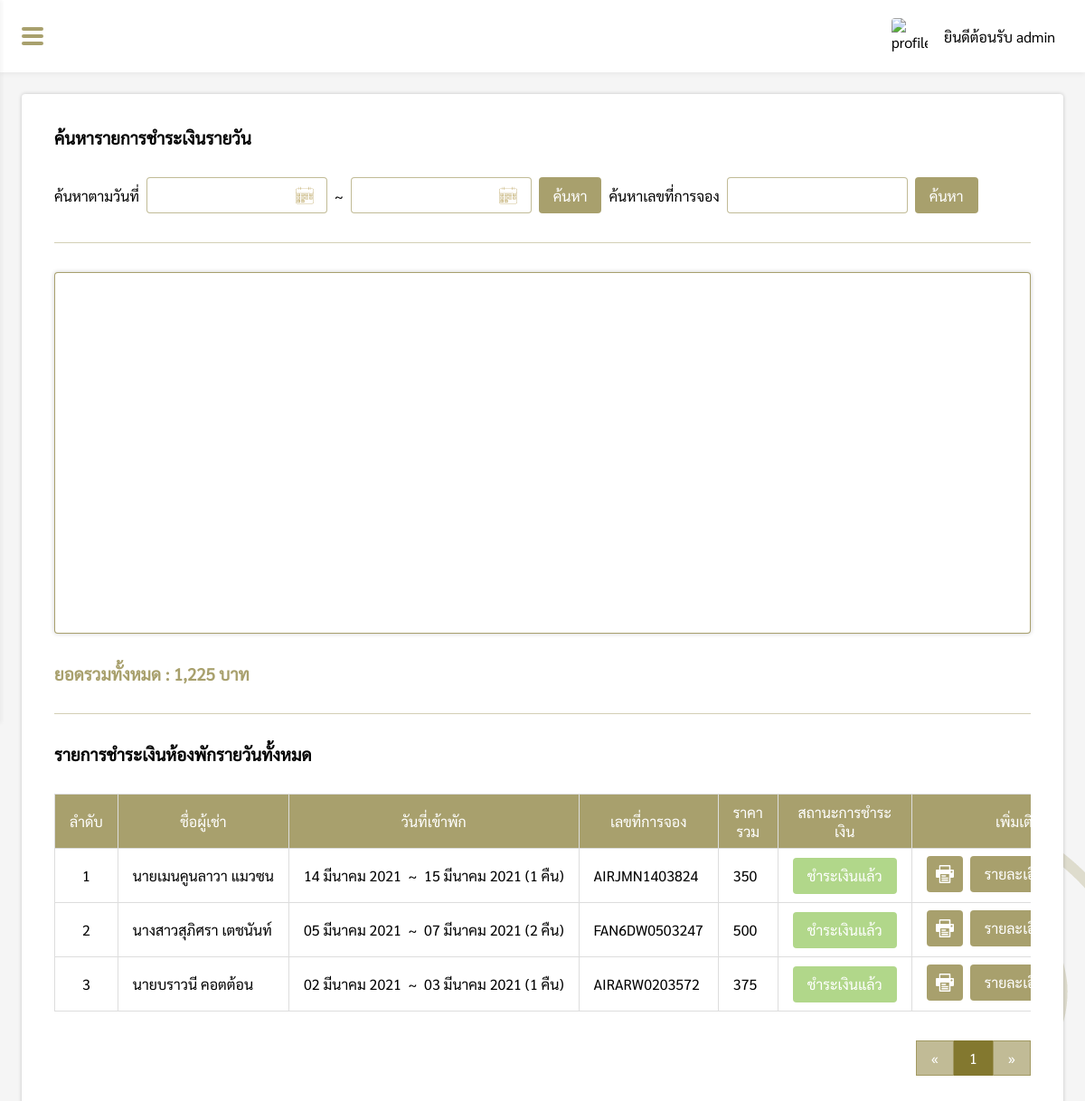
The app's page /pages/manage/dailyCost/index.php (signed in), older data.
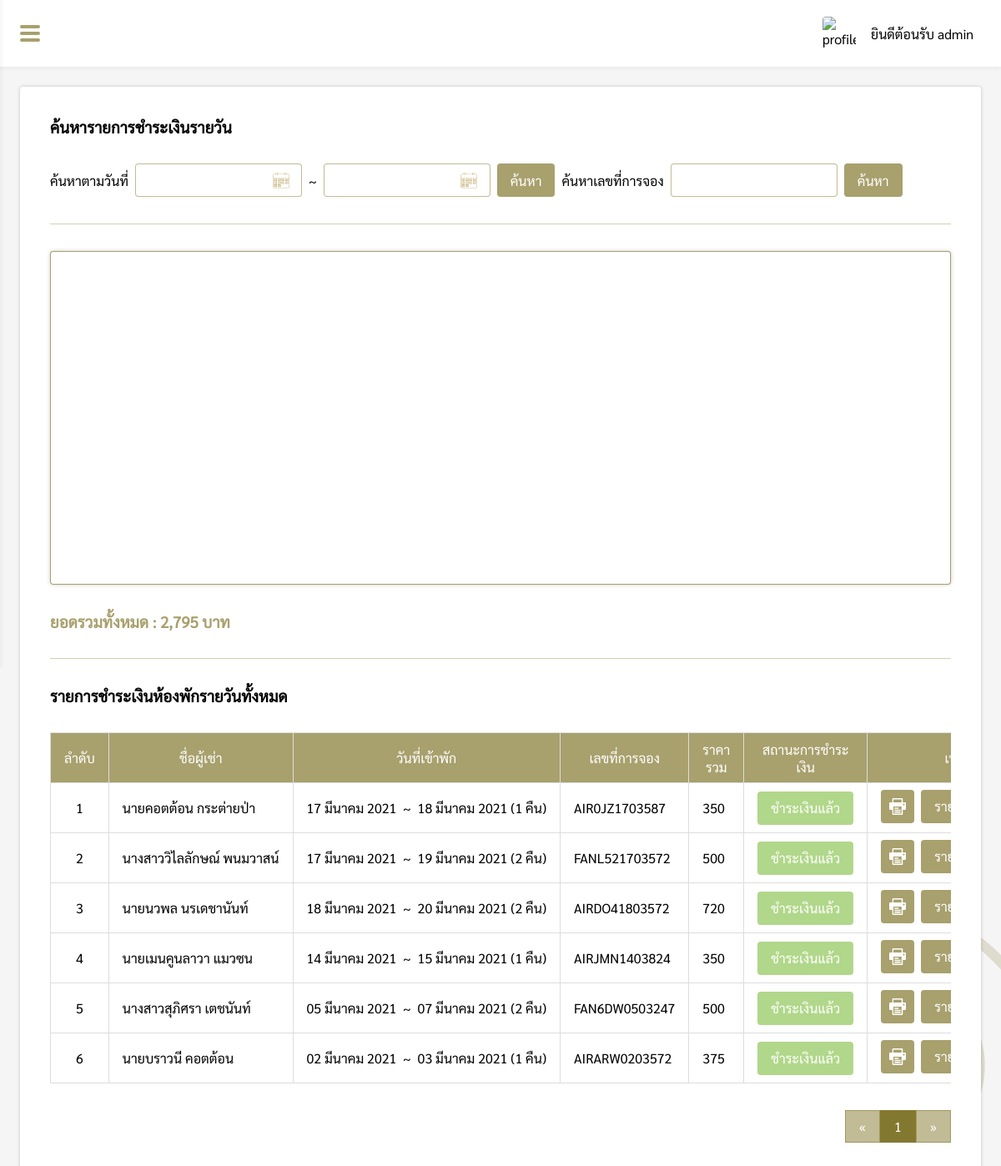
The same page, newer data.
### tables this page shows
CREATE TABLE `dailycost` (
  `dailycost_id` int(11) NOT NULL,
  `code` varchar(13) NOT NULL,
  `damages` float(11,2) DEFAULT NULL,
  `total_allprice` float(11,2) NOT NULL,
  `pay_status` varchar(20) NOT NULL,
  `pay_img` varchar(100) DEFAULT NULL,
  `payafter_d_img` varchar(100) DEFAULT NULL
);

CREATE TABLE `daily` (
  `daily_id` int(11) NOT NULL,
  `name_title` varchar(10) NOT NULL,
  `firstname` varchar(50) NOT NULL,
  `lastname` varchar(50) NOT NULL,
  `id_card` varchar(13) NOT NULL,
  `email` varchar(100) NOT NULL,
  `tel` varchar(10) NOT NULL,
  `code` varchar(13) NOT NULL,
  `check_in` varchar(20) NOT NULL,
  `check_out` varchar(20) NOT NULL,
  `night` int(11) NOT NULL,
  `people` int(11) NOT NULL,
  `air_room` int(11) NOT NULL,
  `fan_room` int(11) NOT NULL,
  `daily_status` varchar(20) NOT NULL,
  `air_price` float(11,2) NOT NULL,
  `fan_price` float(11,2) NOT NULL,
  `total_price` float(11,2) NOT NULL,
  `payment_price` float(11,2) NOT NULL,
  `deposit_date` varchar(20) DEFAULT NULL,
  `payment_img` varchar(100) DEFAULT NULL,
  `warning_date` varchar(20) DEFAULT NULL,
  `room_select` varchar(100) DEFAULT NULL
);

### pages/connection.php (called while the page is built, shortened)
<?php
$conn = mysqli_connect("localhost", "root", "", "Pingfah") or die("Error: " . mysqli_error($conn));
mysqli_query($conn, "SET NAMES 'utf8' ");
$sql = "SELECT * FROM daily";
$result = $conn->query($sql);

### pages/manage/dailyCost/index.php (the view, shortened to what this page needs)
<?php
if($_SESSION['level'] == 'admin' || $_SESSION['level'] == 'employee'){
    include("../../connection.php");
    $check_in = @$_REQUEST['check_in'];
    $check_out = @$_REQUEST['check_out'];
    $code = @$_REQUEST['code'];
    function DateThai($strDate)
    {
        $strYear = date("Y",strtotime($strDate));
        $strMonth= date("n",strtotime($strDate));
        $strDay= date("d",strtotime($strDate));
        $strMonthCut = Array("","มกราคม", "กุมภาพันธ์", "มีนาคม","เมษายน", "พฤษภาคม", "มิถุนายน", "กรกฎาคม","สิงหาคม", "กันยายน", "ตุลาคม", "พฤศจิกายน", "ธันวาคม");
        $strMonthThai=$strMonthCut[$strMonth];
        return "$strDay $strMonthThai $strYear";
    }
    if($check_in != "" && $check_out != ""){
        $query = "SELECT * FROM (SELECT b.check_in ,SUM(a.total_allprice) as daily_price FROM dailycost a INNER JOIN daily b ON a.dailycost_id = b.daily_id WHERE ((check_in BETWEEN '$check_in' AND '$check_out') OR (check_out BETWEEN '$check_in' AND '$check_out') OR ('$check_in' BETWEEN check_in AND check_out) OR ('$check_out' BETWEEN check_in AND check_out )) GROUP BY b.check_in ORDER BY b.check_in DESC LIMIT 5) sub ORDER BY check_in ASC";
    }else{
        $query = "SELECT * FROM (SELECT b.check_in ,SUM(a.total_allprice) as daily_price FROM dailycost a INNER JOIN daily b ON a.dailycost_id = b.daily_id GROUP BY b.check_in ORDER BY b.check_in DESC LIMIT 5) sub ORDER BY check_in ASC";
    }
    $query_result = mysqli_query($conn, $query);
    $datax = array();
    foreach ($query_result as $k) {
        $datax[] = "['".DateThai($k['check_in'])."'".", ".$k['daily_price']."]";
    }
    $datax = implode(",", $datax);
?>
<!DOCTYPE html>
<html lang="en">
<head>
    <link rel="stylesheet" href="../../../css/dailyCost.css">
    <link rel="stylesheet" href="../../../css/my-style.css">
    <link rel="stylesheet" href="../../../css/navbar.css">
</head>
<body>
    <?php include("../../../components/sidebar.php"); ?>
    <div class="box">
        <div id="box-padding" style="padding:24px;">
            <div class="dailycost-box">
                <h3>ค้นหารายการชำระเงินรายวัน</h3>
                <div class="search">
                    <label class="search-topic" style="padding:10px 8px 0 0;">ค้นหาตามวันที่</label>
                    <div class="from-box" style="position:relative;">
                        <input type="text" class="roundtrip-input" id="check_in"
                            value="<?php if(isset($check_in)){ echo DateThai($check_in); } ?>">
                    </div>
                    <label class="to-text" style="padding:10px 8px 0 8px;">~</label>
                    <div class="to-box" style="position:relative;">
                        <input type="text" class="roundtrip-input" id="check_out"
                            value="<?php if(isset($check_out)){ echo DateThai($check_out); } ?>">
                    </div>
                    <button class="search-btn" type="button" id="searchDate">ค้นหา</button>
                    <label class="searchcode-topic" style="padding:10px 8px 0 0;">ค้นหาเลขที่การจอง</label>
                    <div class="searchcode-box" >
                        <input type="text" id="code" value="<?php echo $code?>">
                    </div>
                    <button class="searchcode-btn" type="button" id="searchCode">ค้นหา</button>
                </div>
                <div class="hr"></div>
                <div class="card">
                    <?php
                    if(strlen($datax) != 0){
                    ?>
                    <div id="curve_chart" class="chart"></div>
                    <?php
                    }else{
                        echo "<p style='margin:auto;'>ไม่มีข้อมูล</p>";
                    }
                    ?>
                </div>
                <div style="padding-top:32px;">
                    <?php
                    if(isset($check_in) && isset($check_out)){
                        $search_totalprice = mysqli_query($conn, "SELECT SUM(a.total_allprice) as allprice FROM dailycost a INNER JOIN daily b ON a.dailycost_id = b.daily_id WHERE ((check_in BETWEEN '$check_in' AND '$check_out') OR (check_out BETWEEN '$check_in' AND '$check_out') OR ('$check_in' BETWEEN check_in AND check_out) OR ('$check_out' BETWEEN check_in AND check_out ))");
                    }else{
                        $search_totalprice = mysqli_query($conn, "SELECT SUM(total_allprice) as allprice FROM dailycost");
                    }
                    $result_totalprice = mysqli_fetch_assoc($search_totalprice);
                    ?>
                    <h3 style="color: rgb(131, 120, 47, 0.7);">ยอดรวมทั้งหมด : <?php echo number_format($result_totalprice["allprice"]); ?> บาท</h3>
                </div>
                <div class="hr"></div>
                <?php
                $perpage = 10;
                if(isset($_GET['page'])){
                    $page = $_GET['page'];
                }else{
                    $page = 1;
                }
                $start = ($page - 1) * $perpage;
                $num = $start + 1;
                if(isset($check_in) && isset($check_out)){
                    $sql = "SELECT a.*, b.* FROM dailycost a INNER JOIN daily b ON a.dailycost_id = b.daily_id WHERE (check_in BETWEEN '$check_in' AND '$check_out') OR (check_out BETWEEN '$check_in' AND '$check_out') OR ('$check_in' BETWEEN check_in AND check_out) OR ('$check_out' BETWEEN check_in AND check_out ) ORDER BY dailycost_id DESC LIMIT {$start} , {$perpage}";
                }else if(isset($code)){
                    $sql = "SELECT a.*, b.* FROM dailycost a INNER JOIN daily b ON a.dailycost_id = b.daily_id WHERE a.code = '$code' ORDER BY dailycost_id DESC";
                }else{
                    $sql = "SELECT a.*, b.* FROM dailycost a INNER JOIN daily b ON a.dailycost_id = b.daily_id ORDER BY dailycost_id DESC LIMIT {$start} , {$perpage}";
                }
                $result = $conn->query($sql);
                if(isset($code)){
                    echo "<h3>ผลลัพธ์การค้นหา : $code</h3>";
                }else{
                    echo "<h3>รายการชำระเงินห้องพักรายวันทั้งหมด</h3>";
                }
                if ($result->num_rows > 0) {
                ?>
                <div style="overflow-x: auto;overflow-y: hidden;">
                    <table>
                        <tr>
                            <th>ลำดับ</th>
                            <th>ชื่อผู้เช่า</th>
                            <th>วันที่เข้าพัก</th>
                            <th>เลขที่การจอง</th>
                            <th>ราคารวม</th>
                            <th>สถานะการชำระเงิน</th>
                            <th>เพิ่มเติม</th>
                        </tr>
                        <?php
                            while($row = $result->fetch_assoc()) {
                            $calculate = strtotime($row["check_out"]) - strtotime($row["check_in"]);
                            $night = floor($calculate / 86400);
                        ?>
                        <tr>
                            <td><?php echo $num; ?></td>
                            <td><?php echo $row["name_title"].$row['firstname'] ." " .$row['lastname']; ?></td>
                            <td><?php echo DateThai($row['check_in']) ."&nbsp; ~ &nbsp;" .DateThai($row['check_out'])." (".$night." คืน)"; ?>
                            </td>
                            <td><?php echo $row['code']; ?></td>
                            <td><?php echo number_format($row['total_allprice']); ?></td>
                            <td><button class="status-success"><?php echo $row['pay_status']; ?></button></td>
                            <td>
                                <div class="option-grid">
                                    <a href="receipt_deposit_back.php?code=<?php echo $row["code"]; ?>" target="_blank"><button type="button" class="print" title="ใบเสร็จคืนค่ามัดจำคีย์การ์ด"></button></a>
                                    <a href="dailyCostDetail.php?dailycost_id=<?php echo $row['dailycost_id']; ?>"><button>รายละเอียด</button></a>
                                </div>
                            </td>
                        </tr>
                        <?php $num++; } ?>
                    </table>
                </div>
                <?php
                    $sql2 = "SELECT * FROM dailycost";
                    $query2 = mysqli_query($conn, $sql2);
                    $total_record = mysqli_num_rows($query2);
                    $total_page = ceil($total_record / $perpage);
                    ?>
                <div style="display:flex;justify-content:flex-end">
                    <div class="pagination">
                        <a href="index.php?page=1">&laquo;</a>
                        <?php for($i=1;$i<=$total_page;$i++){ ?>
                        <a href="index.php?page=<?php echo $i; ?>"  <?php if($page == $i){ echo "style='background-color: rgb(131, 120, 47, 1);color:#fff;'"; }?>><?php echo $i; ?></a>
                        <?php } ?>
                        <a href="index.php?page=<?php echo $total_page; ?>"  <?php if($page == $i){ echo "style='background-color: rgb(131, 120, 47, 1);color:#fff;'"; }?>>&raquo;</a>
                    </div>
                </div>
                <?php
                }else{
                    echo "<div style='padding-top:32px;'>ไม่มีรายการชำระเงินเช่ารายวัน</div>";
                }
                ?>
            </div>
        </div>
    </div>
</body>
</html>
<?php
}else{
    Header("Location: ../../login.php");
}
?>

### components/sidebar.php (shortened to what this page needs)
<div>
    <div class="topbar">
        <div id="topbar-box" style="padding:16px 24px">
            <div class="topbar-flex">
                <div class="burger">
                    <div></div>
                    <div></div>
                    <div></div>
                </div>
            </div>
        </div>
        <a <?php if($_SESSION["level"] == "admin" || $_SESSION["level"] == "employee"){ echo "href='/Pingfah/pages/manage/myprofile/index.php'"; }else{ echo "href='/Pingfah/pages/manage/roomList/room_id.php?ID=".$_SESSION["name"]."'"; } ?>>
            <div class="profile">
                <?php
                $user_email = $_SESSION["ID"];
                $searchUser_img = mysqli_query($conn, "SELECT id_card, profile_img FROM employee WHERE email = '$user_email' AND employee_status = 'กำลังทำงาน'");
                $searchUser_result = mysqli_fetch_assoc($searchUser_img);
                ?>
                <img src="<?php if($searchUser_result != null && $searchUser_result["profile_img"] != "" && $searchUser_result["profile_img"] != null){ echo "/Pingfah/pages/images/employee/".$searchUser_result["id_card"]."/".$searchUser_result["profile_img"]; }else{ echo "https://sites.google.com/site/rabbiteieicom/_/rsrc/1467891358746/home/image8.jpg"; }?>"
                    alt="profile_logo" class="profile-logo">
                <p class="profile-text">ยินดีต้อนรับ <?php echo $_SESSION['name']; ?></p>
            </div>
        </a>
    </div>
</div>

### css/dailyCost.css (style rules this page uses)
* { margin: 0; padding: 0; box-sizing: border-box; font-family: Sarabun; }
.box { padding: 80px 0 0 260px; }
.dailycost-box { width: 100%; min-height: 800px; padding: 36px; border-radius: 4px; background-color: #fff; -webkit-box-shadow: 0px 0px 4px 0px rgba(0, 0, 0, 0.2); -moz-box-shadow: 0px 0px 4px 0px rgba(0, 0, 0, 0.2); box-shadow: 0px 0px 4px 0px rgba(0, 0, 0, 0.2); }
.dailycost-box .card { display: flex; width: 100%; height: 400px; padding: 16px; border: 1px solid rgb(131, 120, 47, 0.7); border-radius: 4px; background-color: #fff; -webkit-box-shadow: 0px 0px 5px 0px rgba(0, 0, 0, 0.2); -moz-box-shadow: 0px 0px 5px 0px rgba(0, 0, 0, 0.2); box-shadow: 0px 0px 5px 0px rgba(0, 0, 0, 0.2); overflow: hidden; }
.dailycost-box .card .chart { width: 100%; height: 366px; }
.hr { margin: 32px 0; border-bottom: 1px solid rgb(131, 120, 47, 0.7); opacity: 0.5; }
.dailycost-box .search { padding-top: 32px; height: 89px; display: flex; flex-flow: wrap; row-gap: 16px; align-items: flex-start; }
.dailycost-box input { width: 200px; height: 40px; padding: 0 12px; border: 1px solid rgb(131, 120, 47, 0.5); border-radius: 4px; font-size: 16px; outline: none; transition: 0.3s; }
.dailycost-box button { width: auto; height: 40px; padding: 0 16px; border-radius: 4px; border: none; background-color: rgb(131, 120, 47, 0.7); font-size: 16px; font-weight: 500; color: #fff; cursor: pointer; transition: 0.3s; }
.dailycost-box input#check_in, .dailycost-box input#check_out { background-image: url("../img/tool/calendar.png"); background-repeat: no-repeat; background-size: 20px; background-position: 92% 50%; cursor: pointer; }
.dailycost-box .search button { margin: 0 8px; }
.dailycost-box table { margin-top: 32px; width: 100%; border-radius: 4px; border-collapse: collapse; }
.dailycost-box table tr { height: 50px; }
.dailycost-box table th, .dailycost-box table td { border: 1px solid #ddd; padding: 0 16px; overflow: hidden; height: 60px; }
.dailycost-box table th:nth-child(1) { width: 5%; }
.dailycost-box table th:nth-child(2) { width: 20%; }
.dailycost-box table th:nth-child(3) { width: 27%; }
.dailycost-box table th:nth-child(4) { width: 14%; }
.dailycost-box table th:nth-child(5) { width: 8%; }
.dailycost-box table th:nth-child(6) { width: 11%; }
.dailycost-box table th:nth-child(7) { width: 15%; }
.dailycost-box table td { white-space: nowrap; overflow: hidden; text-overflow: ellipsis; }
.dailycost-box table td:nth-child(1) { text-align: center; }
.dailycost-box table th { font-size: 16px; font-weight: 500; color: #fff; background-color: rgb(131, 120, 47, 0.7); }
.dailycost-box table .status-success { background-color: #B1D78A; cursor: default; width: 100%; }
.dailycost-box .option-grid { display: flex; justify-content: flex-end; column-gap: 8px; }
.dailycost-box .print { width: 40px; height: 40px; background-image: url("../img/tool/printer.png"); background-repeat: no-repeat; background-position: center; }
.pagination { padding: 32px 0; display: inline-block; }
.pagination a { color: #fff; float: left; padding: 8px 16px; text-decoration: none; transition: background-color .3s; border: 1px solid rgb(131, 120, 47, 0.5); background-color: rgb(131, 120, 47, 0.5); }
@media screen and (max-width: 1623px) { .dailycost-box .search { height: auto; } }
@media screen and (max-width: 1599px) { .box { padding: 80px 0 0 calc(100% - 1340px); } }
@media screen and (max-width: 1569px) { .box { padding: 80px 0 0 230px; } }
@media screen and (max-width: 1449px) { .box { padding: 80px 0 0 0; } }

Row changes from the older to the newer data that the page shows:
added dailycost: daily.name_title "นาย", daily.firstname "คอตต้อน", daily.lastname "กระต่ายป่า", daily.check_in "17 มีนาคม 2021", daily.check_out "18 มีนาคม 2021", daily.check_out+check_in "1", daily.code "AIR0JZ1703587", total_allprice "350", pay_status "ชำระเงินแล้ว"
added dailycost: daily.name_title "นางสาว", daily.firstname "วิไลลักษณ์", daily.lastname "พนมวาสน์", daily.check_in "17 มีนาคม 2021", daily.check_out "19 มีนาคม 2021", daily.check_out+check_in "2", daily.code "FANL521703572", total_allprice "500", pay_status "ชำระเงินแล้ว"
added dailycost: daily.name_title "นาย", daily.firstname "นวพล", daily.lastname "นรเดชานันท์", daily.check_in "18 มีนาคม 2021", daily.check_out "20 มีนาคม 2021", daily.check_out+check_in "2", daily.code "AIRDO41803572", total_allprice "720", pay_status "ชำระเงินแล้ว"
Text that changed along with them:
$result_totalprice["allprice"]: "1,225" → "2,795"
